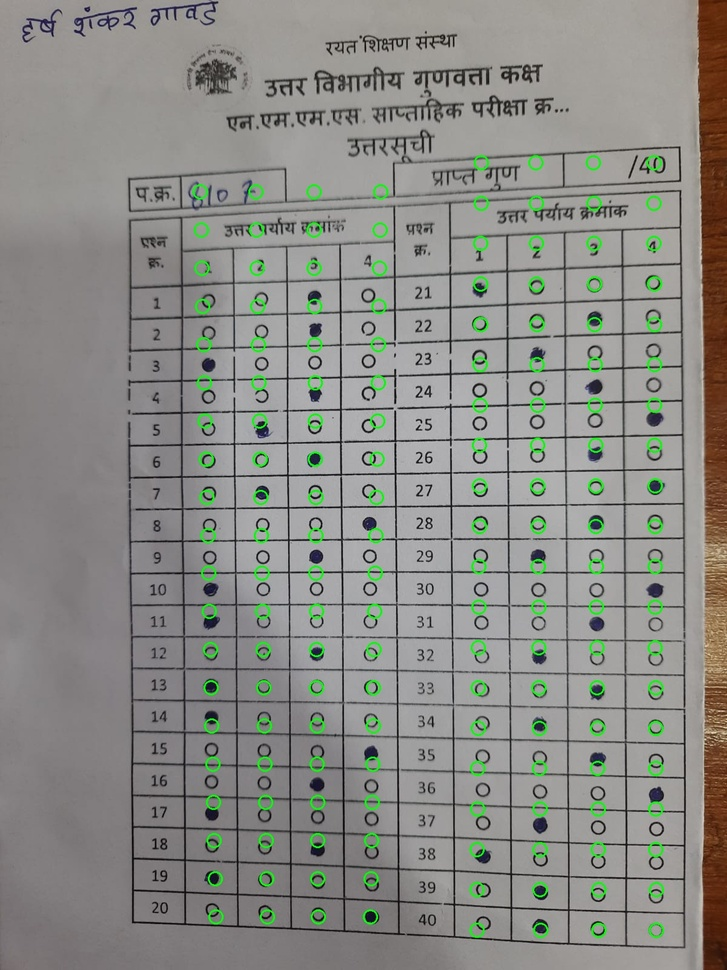
#> input picture omr-web/backend/scanner_debug.jpg, 727 x 970 px, shrunk from 1200 x 1600 before the run
$ python omr_scanner-1.py ../scanner_debug.jpg out.png
#> lines starting #> are read from the running program, lines starting #| are printed output that depends on the picture; after the words box and inside, x2 and y2 are one past the last pixel; in counts of white or black regions, pixels touching at a corner belong together
import cv2
import numpy as np
import json
import sys


def _try_hough(gray_blur, min_r, max_r, param2):
    circles = cv2.HoughCircles(
        gray_blur, cv2.HOUGH_GRADIENT, dp=1, minDist=18,
        param1=50, param2=param2, minRadius=min_r, maxRadius=max_r
    )
    return circles


def _detect_circles(gray):
    h, w = gray.shape
    r_est = max(8, min(30, w // 80))
    min_r = max(6, r_est - 6)
    max_r = r_est + 10
    blur = cv2.medianBlur(gray, 5)
    for param2 in [22, 18, 14, 10]:
        circles = _try_hough(blur, min_r, max_r, param2)
        if circles is not None and len(circles[0]) >= 8:
            return circles, blur
    clahe = cv2.createCLAHE(clipLimit=2.0, tileGridSize=(8, 8))
    enhanced = clahe.apply(gray)
    blur2 = cv2.medianBlur(enhanced, 5)
    for param2 in [18, 12]:
        circles = _try_hough(blur2, min_r, max_r, param2)
        if circles is not None and len(circles[0]) >= 8:
            return circles, blur2
    return None, blur


def _safe_kmeans(data, k, criteria, attempts=10):
    n = len(data)
    if n < k:
        return None, None
    _, labels, centers = cv2.kmeans(data, k, None, criteria, attempts, cv2.KMEANS_PP_CENTERS)
    return labels, centers


def _compute_row_y(all_pts):
    """
    Compute the 20 shared row y-positions from ALL detected bubble points
    on the sheet (both option blocks pooled together). Both blocks sit on
    the exact same printed horizontal lines, so pooling roughly doubles
    the points feeding each row's cluster (up to 8 per row instead of 4),
    which makes row positions far less likely to be thrown off by a
    single missing/extra detection in just one block.
    """
    criteria = (cv2.TERM_CRITERIA_EPS + cv2.TERM_CRITERIA_MAX_ITER, 100, 0.2)
    all_ys = all_pts[:, 1].reshape(-1, 1).astype(np.float32)
    n_rows_k = min(20, len(all_ys))
    row_labels, row_centers = _safe_kmeans(all_ys, n_rows_k, criteria)

    if row_labels is None:
        y_min, y_max = float(all_ys.min()), float(all_ys.max())
        row_y_sorted = np.linspace(y_min, y_max, 20).tolist()
    else:
        cluster_y = sorted(float(c) for c in row_centers.flatten())
        if len(cluster_y) < 20:
            diffs = np.diff(cluster_y)
            diffs = diffs[diffs > 3]
            pitch = float(np.median(diffs)) if len(diffs) else 30.0
            row_y_sorted = list(cluster_y)
            while len(row_y_sorted) < 20:
                row_y_sorted.append(row_y_sorted[-1] + pitch)
        else:
            row_y_sorted = cluster_y

    # Row positions should increase ~linearly (constant pitch, plus mild
    # tilt/perspective). KMeans occasionally misplaces an edge row (too few
    # points assigned to it); fit a line through all 20 rows and snap any
    # row whose position deviates too far from the fitted trend back onto it.
    row_idx_arr = np.arange(20)
    row_y_arr = np.array(row_y_sorted, dtype=np.float64)
    diffs = np.diff(row_y_arr)
    diffs = diffs[diffs > 3]
    est_pitch = float(np.median(diffs)) if len(diffs) else 30.0
    for _ in range(2):
        ay, by_ = np.polyfit(row_idx_arr, row_y_arr, 1)
        fitted = ay * row_idx_arr + by_
        resid = row_y_arr - fitted
        bad = np.abs(resid) > max(est_pitch * 0.4, 8)
        if not bad.any():
            break
        row_y_arr[bad] = fitted[bad]
    return row_y_arr.tolist()


def _build_grid(block_pts, gray, radius_est, row_y_sorted):
    """
    Build a 20x4 grid of (x,y) sample positions for one answer block,
    given shared row y-positions (see _compute_row_y). Only the x-center
    of each of the 4 option columns is computed per-block here.
    """
    criteria = (cv2.TERM_CRITERIA_EPS + cv2.TERM_CRITERIA_MAX_ITER, 100, 0.2)
    h, w = gray.shape

    # cluster into 4 columns (x-position is stable across rows)
    n_cols = min(4, len(block_pts))
    bxs = block_pts[:, 0].reshape(-1, 1).astype(np.float32)
    col_labels, col_centers = _safe_kmeans(bxs, n_cols, criteria)
    if col_labels is None or n_cols < 4:
        x_min_b, x_max_b = float(bxs.min()), float(bxs.max())
        col_centers_list = np.linspace(x_min_b, x_max_b, 4).tolist()
        col_labels = np.zeros((len(block_pts), 1), dtype=np.int32)
        cluster_to_opt = {0: 0}
    else:
        col_centers_list = sorted(col_centers.flatten().tolist())
        cluster_order = np.argsort(col_centers.flatten())
        cluster_to_opt = {int(cluster_order[i]): i for i in range(len(cluster_order))}

    # refine each column's x-center as the median x of its assigned points
    col_pts_by_opt = {opt_idx: [] for opt_idx in range(4)}
    for i in range(len(block_pts)):
        opt_idx = cluster_to_opt.get(int(col_labels[i][0]), -1)
        if 0 <= opt_idx < 4:
            col_pts_by_opt[opt_idx].append(block_pts[i])
    col_x_center = {}
    for opt_idx in range(4):
        pts_list = col_pts_by_opt[opt_idx]
        col_x_center[opt_idx] = (float(np.median([p[0] for p in pts_list]))
                                  if pts_list else col_centers_list[opt_idx])

    # build final grid: shared y per row, fixed x per column
    col_grid = {}
    for opt_idx in range(4):
        cx = col_x_center[opt_idx]
        grid_col = []
        for row_idx in range(20):
            gx = int(round(cx))
            gy = int(round(row_y_sorted[row_idx]))
            gx = max(radius_est, min(w - radius_est - 1, gx))
            gy = max(radius_est, min(h - radius_est - 1, gy))
            grid_col.append((gx, gy))
        col_grid[opt_idx] = grid_col

    return col_grid


def detect_bubbles(img_path, debug_out=None):
#> called with img_path = '../scanner_debug.jpg', debug_out = 'out.png'
    img = cv2.imread(img_path)
#> img is the input picture: shape (970, 727, 3); mean B, G, R 134, 139.5, 138.5
    if img is None:
        raise RuntimeError(f"Could not read image: {img_path}")
    orig = img.copy()
    gray = cv2.cvtColor(img, cv2.COLOR_BGR2GRAY)
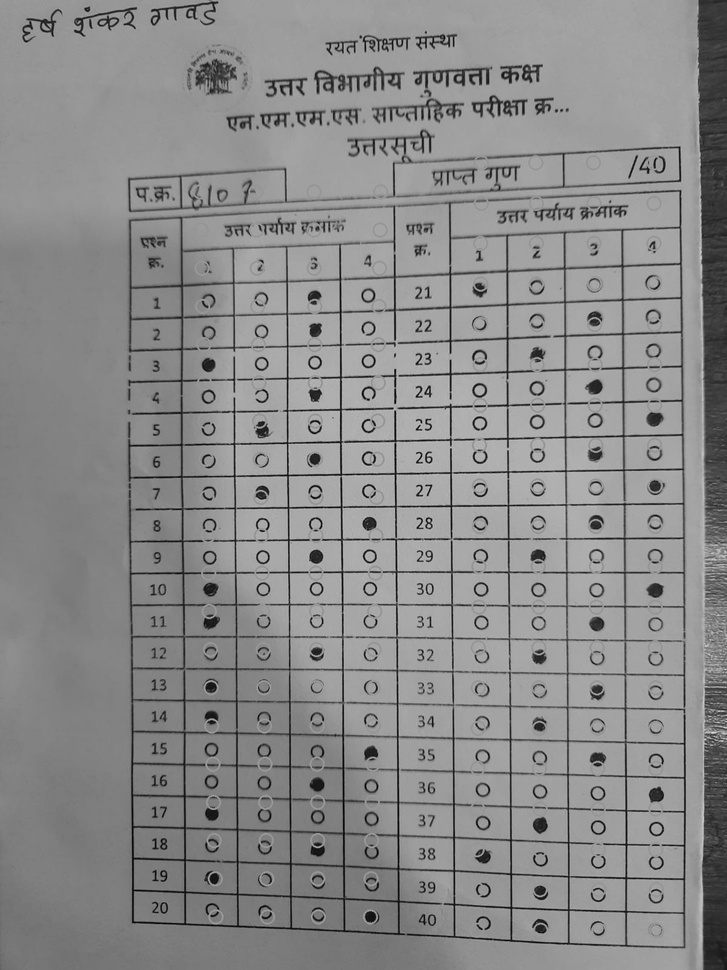
#> gray: shape (970, 727); min 0, max 219, mean 138.5
    h, w = gray.shape
#> h = 970; w = 727

    raw_circles, gray_blur = _detect_circles(gray)
#> in _detect_circles, `blur = cv2.medianBlur(gray, 5)`:
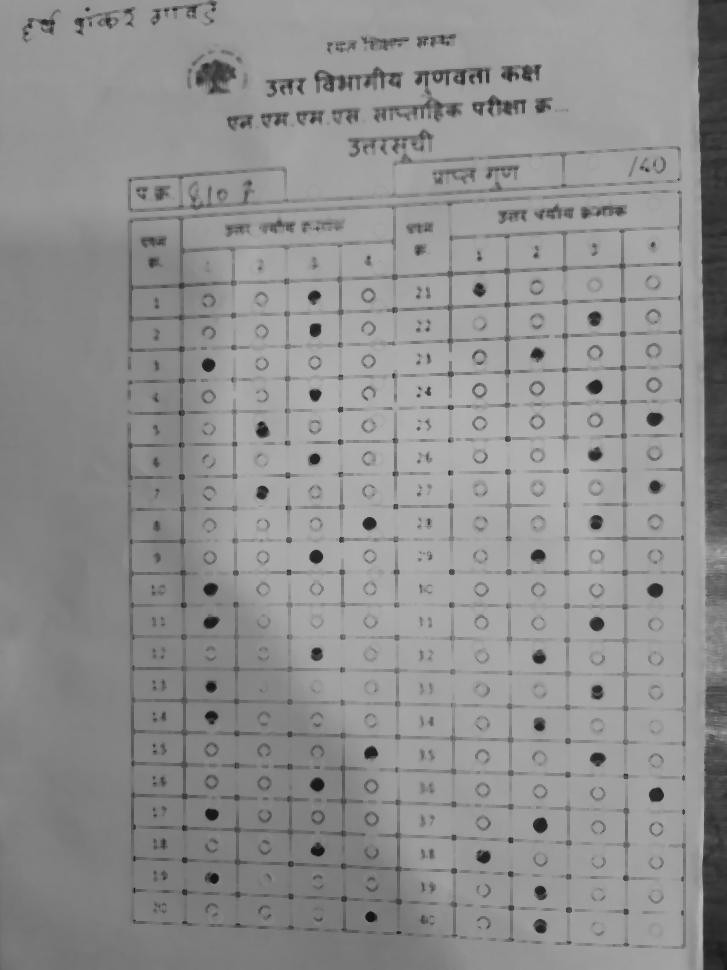
#> blur: shape (970, 727); min 20, max 181, mean 142.8
#> raw_circles = 57 rows, first 8: [596.5, 623.5, 7.4], [595.5, 486.5, 7.8], [656.5, 828.5, 7.8], [596.5, 556.5, 7.4], [654.5, 589.5, 7.8], [317.5, 816.5, 7.4], [480.5, 589.5, 7.3], [207.5, 396.5, 6.9]
    if raw_circles is None:
        raise RuntimeError(
            f"No circles found in {img_path}. "
            "Check that the image shows a clear OMR sheet with visible bubbles."
        )
    circles = np.round(raw_circles[0]).astype(int)
#> circles = 57 rows, first 8: [596, 624, 7], [596, 486, 8], [656, 828, 8], [596, 556, 7], [654, 590, 8], [318, 816, 7], [480, 590, 7], [208, 396, 7]

    circles = [c for c in circles if 50 < c[0] < w - 50 and 200 < c[1] < h - 30]
#> circles = 57 items, first 6: [596, 624, 7], [596, 486, 8], [656, 828, 8], [596, 556, 7], [654, 590, 8], [318, 816, 7]
    if len(circles) < 8:
        raise RuntimeError(f"Too few circles detected ({len(circles)}) after filtering edges.")

    # filter to circles near median radius (removes text/border/stamp noise)
    radii = np.array([c[2] for c in circles])
#> radii = 57 values, max 9 at index 9, min 6 at index 47, mean 7.19
    r_med = np.median(radii)
#> r_med = 7
    circles = [c for c in circles if abs(c[2] - r_med) <= max(2, r_med * 0.35)]
    if len(circles) < 8:
        raise RuntimeError(f"Too few circles remain ({len(circles)}) after radius filtering.")

    # drop stray outliers above the answer grid (e.g. the circular
    # institution logo/stamp printed in the header, which can match the
    # expected bubble radius). Header debris is always a small cluster near
    # the very top of the sheet, so scan a generous early window (not just
    # the first ~15 points, which can miss a larger debris cluster) and cut
    # at the single largest gap found there. Picking the largest gap (rather
    # than aiming for an exact expected count) avoids over-trimming real
    # grid rows when the total circle count is naturally off from 160.
    ys_all = sorted(c[1] for c in circles)
#> ys_all = 57 values from 282 to 828
    n_total = len(ys_all)
#> n_total = 57
    window = min(50, n_total)
#> window = 50
    cut_y = None
    best_gap = 0
    for i in range(1, window):
        gap = ys_all[i] - ys_all[i - 1]
        if gap > 60 and gap > best_gap:
            best_gap = gap
            cut_y = ys_all[i]
#> this loop made 49 passes
#> gap on passes 1 to 12: 2, 12, 28, 8, 18, 2, 8, 4, 20, 2, 4, 6
#> after the loop, best_gap = 0
    if cut_y is not None:
        circles = [c for c in circles if c[1] >= cut_y]
    if len(circles) < 8:
        raise RuntimeError(f"Too few circles remain ({len(circles)}) after outlier removal.")

    pts = np.array([[c[0], c[1]] for c in circles])
#> pts = 57 pairs, first value 208 to 656, second value 282 to 828
    radius_est = int(np.median([c[2] for c in circles]))
#> radius_est = 7
    criteria = (cv2.TERM_CRITERIA_EPS + cv2.TERM_CRITERIA_MAX_ITER, 100, 0.2)

    xs = pts[:, 0].reshape(-1, 1).astype(np.float32)
#> xs = 57 values, max 656 at index 2, min 208 at index 7, mean 476.6
    block_labels, block_centers = _safe_kmeans(xs, 2, criteria)
#> in _safe_kmeans, `n = len(data)`: n = 57
#> in _safe_kmeans, `_, labels, centers = cv2.kmeans(data, k, None, criteria, attempts, cv2..`: labels = 57 values, max 1 at index 5, min 0 at index 0, mean 0.368; centers = [584.9, 291]
#> block_labels has the same summary as labels in _safe_kmeans; block_centers = [584.9, 291]
    if block_labels is None:
        block_labels = np.zeros((len(pts), 1), dtype=np.int32)
        block_centers = np.array([[xs.mean()], [xs.mean()]], dtype=np.float32)

    left_block_id = int(np.argmin(block_centers.flatten()))
#> left_block_id = 1

    results = {}
    debug_img = orig.copy()
    # Sample only the inner ~55% of each bubble's radius. A tighter sample
    # area is less likely to pick up ink bleeding in from an adjacent row
    # or column when the grid position is off by a few pixels.
    sample_r = max(int(radius_est * 0.55), 6)
#> sample_r = 6

    for block_id, q_offset in [(left_block_id, 0), (1 - left_block_id, 20)]:
        mask = block_labels.flatten() == block_id
        block_pts = pts[mask]

        if len(block_pts) < 4:
            for row_idx in range(20):
                results[row_idx + 1 + q_offset] = {1: 255, 2: 255, 3: 255, 4: 255}
            continue

        row_y_sorted = _compute_row_y(block_pts)
        col_grid = _build_grid(block_pts, gray, radius_est, row_y_sorted)

        for row_idx in range(20):
            q_num = row_idx + 1 + q_offset
            row_vals = {}
            for opt_idx in range(4):
                x, y = col_grid[opt_idx][row_idx]
                mask_c = np.zeros(gray.shape, dtype=np.uint8)
                cv2.circle(mask_c, (x, y), sample_r, 255, -1)
                mean_val = cv2.mean(gray, mask=mask_c)[0]
                row_vals[opt_idx + 1] = mean_val
                cv2.circle(debug_img, (x, y), radius_est, (0, 255, 0), 2)
                cv2.circle(debug_img, (x, y), 2, (0, 0, 255), -1)
                # Label with "question.option" so the sampled x/y position can be
                # visually cross-checked against the printed "1 2 3 4" columns.
                label = f"{q_num}.{opt_idx + 1}"
                cv2.putText(debug_img, label, (x - radius_est, y - radius_est - 3),
                            cv2.FONT_HERSHEY_SIMPLEX, 0.35, (255, 0, 0), 1, cv2.LINE_AA)
            results[q_num] = row_vals
#> this loop made 2 passes
#> (block_id, q_offset, n_rows_k in _compute_row_y, diffs in _compute_row_y, est_pitch in _compute_row_y, h in _build_grid) on pass 1: (1, 0, 20, [36, 28, 4, 32, 62, 66, 32, 128, 64, 32, 28], 32, 970)
#> (block_id, q_offset, n_rows_k in _compute_row_y, est_pitch in _compute_row_y, h in _build_grid, w in _build_grid) on pass 2: (0, 20, 20, 32, 970, 727)
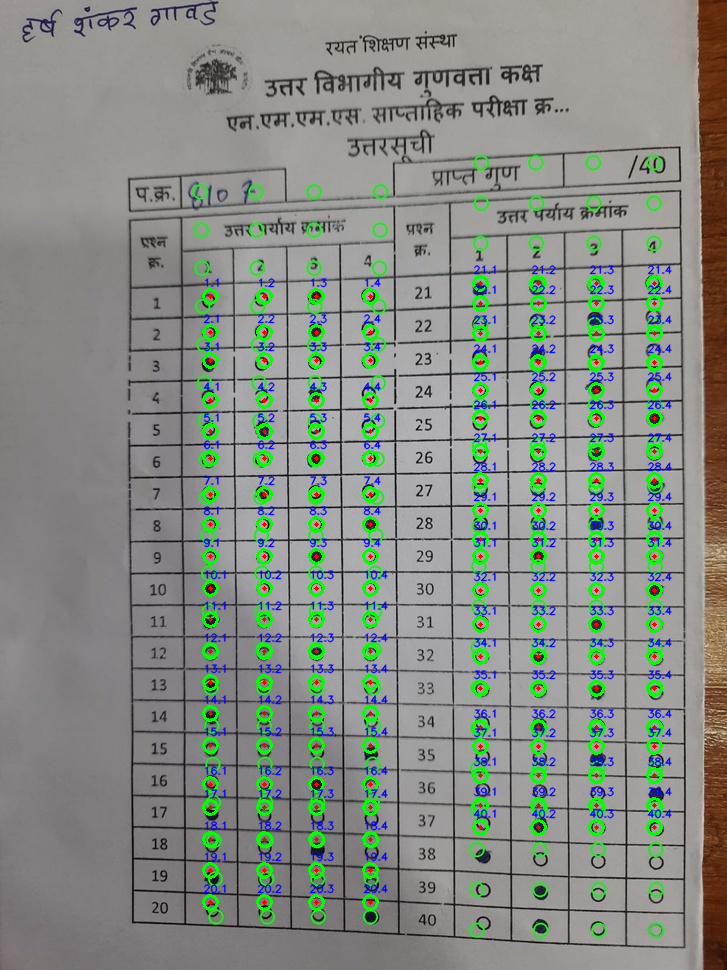
#> debug_img: shape (970, 727, 3); 6.46% of pixels changed, all inside (x1, y1, x2, y2) = (202, 264, 672, 911)
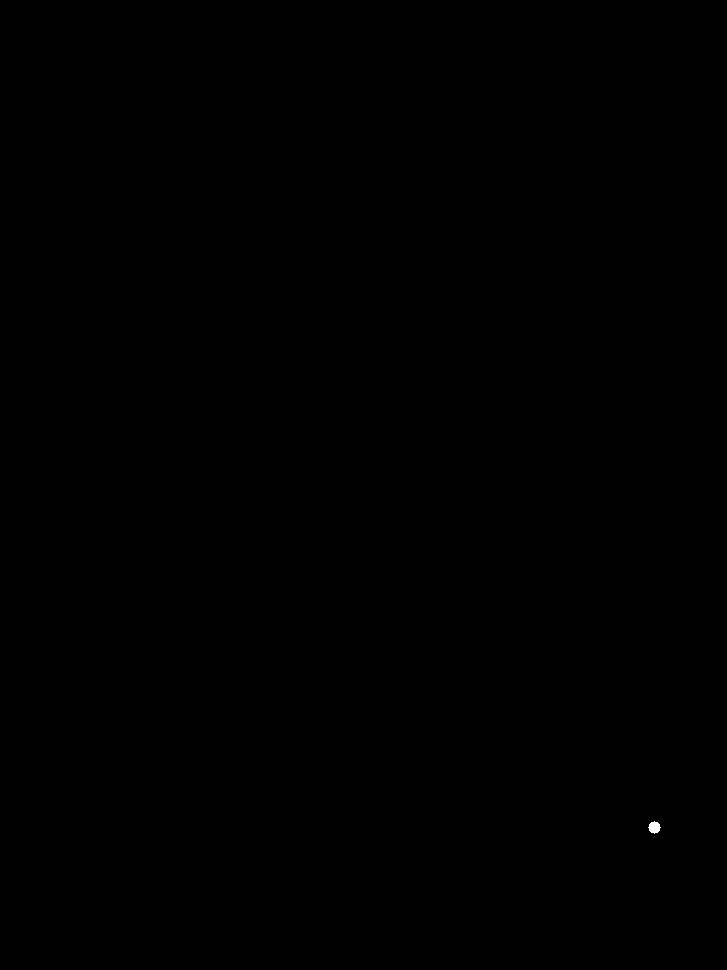
#> mask_c: shape (970, 727); 0.02% white; 1 white region, box (x1, y1, x2, y2) and area: (648, 821, 661, 834) 113
#> after the loop, results = 40 items

    if debug_out:
        cv2.imwrite(debug_out, debug_img)

    # ---- adaptive blank baseline ----
    # Across a 40-question sheet, most of the 160 sampled bubbles are unmarked.
    # Their mean brightness (the "blank baseline") varies with paper/lighting/
    # camera conditions, so a fixed absolute threshold doesn't generalize
    # across photos. Instead, take the baseline directly from this sheet.
    all_vals = [v for opts in results.values() for v in opts.values()]
#> all_vals = 160 values, max 161.2 at index 114, min 28.68 at index 62, mean 122.6
    blank_baseline = float(np.median(all_vals))
#> blank_baseline = 134.2
    # a genuinely filled bubble is much darker than the blank baseline
    fill_threshold = blank_baseline * 0.72
#> fill_threshold = 96.61

    answers = {}
    flags = {}
    for q in sorted(results.keys()):
        opts = results[q]
        sorted_opts = sorted(opts.items(), key=lambda x: x[1])
        darkest_opt, darkest_val = sorted_opts[0]
        second_opt, second_val = sorted_opts[1]

        if darkest_val < fill_threshold:
            answers[q] = darkest_opt
            # still record ambiguity internally (not surfaced in the simple output)
            if second_val < fill_threshold:
                flags[q] = "multi_mark"
        else:
            answers[q] = None
            flags[q] = "no_clear_mark"
#> this loop made 40 passes
#> (opts, sorted_opts, darkest_opt, darkest_val, second_opt, second_val) on passes 1 to 6: ({1: 113.6, 2: 134.8, 3: 73.32, 4: 128.1}, [(3, 73.32), (1, 113.6), (4, 128.1), (2, 134.8)], 3, 73.32, 1, 113.6), ({1: 112.5, 2: 135.6, 3: 64.86, 4: 140.7}, [(3, 64.86), (1, 112.5), (2, 135.6), (4, 140.7)], 3, 64.86, 1, 112.5), ({1: 80.1, 2: 137.7, 3: 131.5, 4: 131.2}, [(1, 80.1), (4, 131.2), (3, 131.5), (2, 137.7)], 1, 80.1, 4, 131.2), ({1: 125.1, 2: 135.5, 3: 111.8, 4: 150.7}, [(3, 111.8), (1, 125.1), (2, 135.5), (4, 150.7)], 3, 111.8, 1, 125.1), ({1: 124.1, 2: 67.1, 3: 134.4, 4: 143.4}, [(2, 67.1), (1, 124.1), (3, 134.4), (4, 143.4)], 2, 67.1, 1, 124.1), ({1: 126.6, 2: 144.7, 3: 64.03, 4: 136.5}, [(3, 64.03), (1, 126.6), (4, 136.5), (2, 144.7)], 3, 64.03, 1, 126.6)
#> (sorted_opts, darkest_opt, darkest_val, second_opt, second_val) on passes 8, 10, 11, 14, 22, 32: ([(4, 48.34), (1, 117.1), (2, 133.9), (3, 134.2)], 4, 48.34, 1, 117.1), ([(1, 36.15), (2, 129.4), (3, 131.2), (4, 134.9)], 1, 36.15, 2, 129.4), ([(1, 58.92), (2, 129.3), (3, 142.5), (4, 142.8)], 1, 58.92, 2, 129.3), ([(1, 64.15), (2, 112.4), (3, 122.2), (4, 138.3)], 1, 64.15, 2, 112.4), ([(1, 141.6), (2, 142.2), (3, 146), (4, 148.5)], 1, 141.6, 2, 142.2), ([(4, 46.27), (1, 135), (2, 140.4), (3, 146.7)], 4, 46.27, 1, 135)
#> after the loop, answers = 40 items; flags = 16 items

    return answers, flags, results


# [51 lines left out: functions score_sheet, batch_to_excel, not called in this run]


def print_simple_answers(answers, total_questions=40):
    """Print just 'Question N: Option X' for every question, one per line.
    Unmarked questions print as 'Not marked'."""
    for q in range(1, total_questions + 1):
        opt = answers.get(q)
        if opt is None:
            print(f"Q{q}: Not marked")
        else:
            print(f"Q{q}: {opt}")


if __name__ == "__main__":
    if len(sys.argv) > 1 and sys.argv[1] == "--batch":
        out_xlsx = sys.argv[2]
        images = sys.argv[3:]
        batch_to_excel(images, out_xlsx)
        print(f"Saved results for {len(images)} sheet(s) to {out_xlsx}")
    else:
        img_path = sys.argv[1]
        debug_out = sys.argv[2] if len(sys.argv) > 2 else None
        answers, flags, raw = detect_bubbles(img_path, debug_out)
#> answers = 40 items; flags = 16 items; raw = 40 items
        print_simple_answers(answers)
#> the loop in print_simple_answers, `for q in range(1, total_questions + 1):` made 40 passes
#> opt on passes 1, 2, 3, 5, 6, 7, 8, 9, 10, 11, 12, 13: 3, 3, 1, 2, 3, 2, 4, 3, 1, 1, 3, 1
#| Q1: 3
#| Q2: 3
#| Q3: 1
#| Q5: 2
#| Q6: 3
#| Q7: 2
#| Q8: 4
#| Q9: 3
#> (further printed lines are left out)
